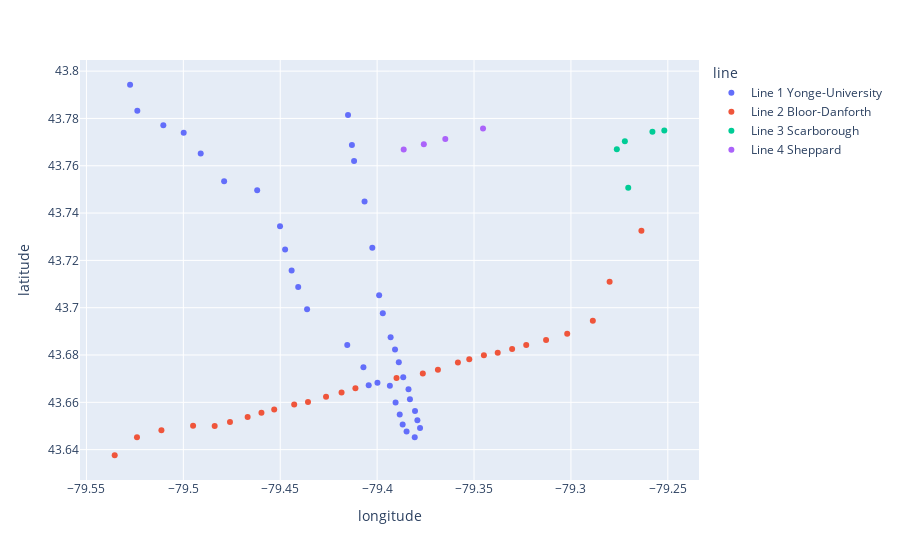

Notebook code for this chart:
### Code cell
px.scatter(stations_point, x='longitude', y='latitude',color='line', hover_data=['station'])

### Figure 1 — Plotly figure (JSON) as saved in the notebook; plotly's stock layout.template omitted (floating-point values rounded to 4 significant figures)
{"data": [{"customdata": [["finch"], ["north york centre"], ["sheppard yonge"], ["york mills"], ["lawrence"], ["eglinton"], ["davisville"], ["st clair"], ["summerhill"], ["rosedale"], ["bloor yonge"], ["wellesley"], ["college"], ["dundas"], ["queen"], ["king"], ["union"], ["st andrew"], ["osgoode"], ["st patrick"], ["queens park"], ["museum"], ["st george"], ["spadina"], ["dupont"], ["st clair west"], ["eglinton west"], ["glencairn"], ["lawrence west"], ["yorkdale"], ["wilson"], ["sheppard west"], ["downsview park"], ["finch west"], ["york university"], ["pioneer village"], ["highway 407"], ["vaughan metropolitan centre"]], "hovertemplate": "line=Line 1 Yonge-University<br>longitude=%{x}<br>latitude=%{y}<br>station=%{customdata[0]}<extra></extra>", "legendgroup": "Line 1 Yonge-University", "marker": {"color": "#636efa", "symbol": "circle"}, "mode": "markers", "name": "Line 1 Yonge-University", "orientation": "v", "showlegend": true, "type": "scatter", "x": [-79.42, -79.41, -79.41, -79.41, -79.4, -79.4, -79.4, -79.39, -79.39, -79.39, -79.39, -79.38, -79.38, -79.38, -79.38, -79.38, -79.38, -79.38, -79.39, -79.39, -79.39, -79.39, -79.4, -79.4, -79.41, -79.42, -79.44, -79.44, -79.44, -79.45, -79.45, -79.46, -79.48, -79.49, -79.5, -79.51, -79.52, -79.53], "xaxis": "x", "y": [43.78, 43.77, 43.76, 43.74, 43.73, 43.71, 43.7, 43.69, 43.68, 43.68, 43.67, 43.67, 43.66, 43.66, 43.65, 43.65, 43.65, 43.65, 43.65, 43.65, 43.66, 43.67, 43.67, 43.67, 43.67, 43.68, 43.7, 43.71, 43.72, 43.72, 43.73, 43.75, 43.75, 43.77, 43.77, 43.78, 43.78, 43.79], "yaxis": "y"}, {"customdata": [["kipling"], ["islington"], ["royal york"], ["old mill"], ["jane"], ["runnymede"], ["high park"], ["keele"], ["dundas west"], ["lansdowne"], ["dufferin"], ["ossington"], ["christie"], ["bathurst"], ["bay"], ["sherbourne"], ["castle frank"], ["broadview"], ["chester"], ["pape"], ["donlands"], ["greenwood"], ["coxwell"], ["woodbine"], ["main street"], ["victoria park"], ["warden"], ["kennedy"]], "hovertemplate": "line=Line 2 Bloor-Danforth<br>longitude=%{x}<br>latitude=%{y}<br>station=%{customdata[0]}<extra></extra>", "legendgroup": "Line 2 Bloor-Danforth", "marker": {"color": "#EF553B", "symbol": "circle"}, "mode": "markers", "name": "Line 2 Bloor-Danforth", "orientation": "v", "showlegend": true, "type": "scatter", "x": [-79.54, -79.52, -79.51, -79.49, -79.48, -79.48, -79.47, -79.46, -79.45, -79.44, -79.44, -79.43, -79.42, -79.41, -79.39, -79.38, -79.37, -79.36, -79.35, -79.34, -79.34, -79.33, -79.32, -79.31, -79.3, -79.29, -79.28, -79.26], "xaxis": "x", "y": [43.64, 43.65, 43.65, 43.65, 43.65, 43.65, 43.65, 43.66, 43.66, 43.66, 43.66, 43.66, 43.66, 43.67, 43.67, 43.67, 43.67, 43.68, 43.68, 43.68, 43.68, 43.68, 43.68, 43.69, 43.69, 43.69, 43.71, 43.73], "yaxis": "y"}, {"customdata": [["lawrence east"], ["ellesmere"], ["midland"], ["scarborough centre"], ["mccowan"]], "hovertemplate": "line=Line 3 Scarborough<br>longitude=%{x}<br>latitude=%{y}<br>station=%{customdata[0]}<extra></extra>", "legendgroup": "Line 3 Scarborough", "marker": {"color": "#00cc96", "symbol": "circle"}, "mode": "markers", "name": "Line 3 Scarborough", "orientation": "v", "showlegend": true, "type": "scatter", "x": [-79.27, -79.28, -79.27, -79.26, -79.25], "xaxis": "x", "y": [43.75, 43.77, 43.77, 43.77, 43.77], "yaxis": "y"}, {"customdata": [["bayview"], ["bessarion"], ["leslie"], ["don mills"]], "hovertemplate": "line=Line 4 Sheppard<br>longitude=%{x}<br>latitude=%{y}<br>station=%{customdata[0]}<extra></extra>", "legendgroup": "Line 4 Sheppard", "marker": {"color": "#ab63fa", "symbol": "circle"}, "mode": "markers", "name": "Line 4 Sheppard", "orientation": "v", "showlegend": true, "type": "scatter", "x": [-79.39, -79.38, -79.36, -79.35], "xaxis": "x", "y": [43.77, 43.77, 43.77, 43.78], "yaxis": "y"}], "layout": {"legend": {"title": {"text": "line"}, "tracegroupgap": 0}, "margin": {"t": 60}, "xaxis": {"anchor": "y", "domain": [0, 1], "title": {"text": "longitude"}}, "yaxis": {"anchor": "x", "domain": [0, 1], "title": {"text": "latitude"}}}}
